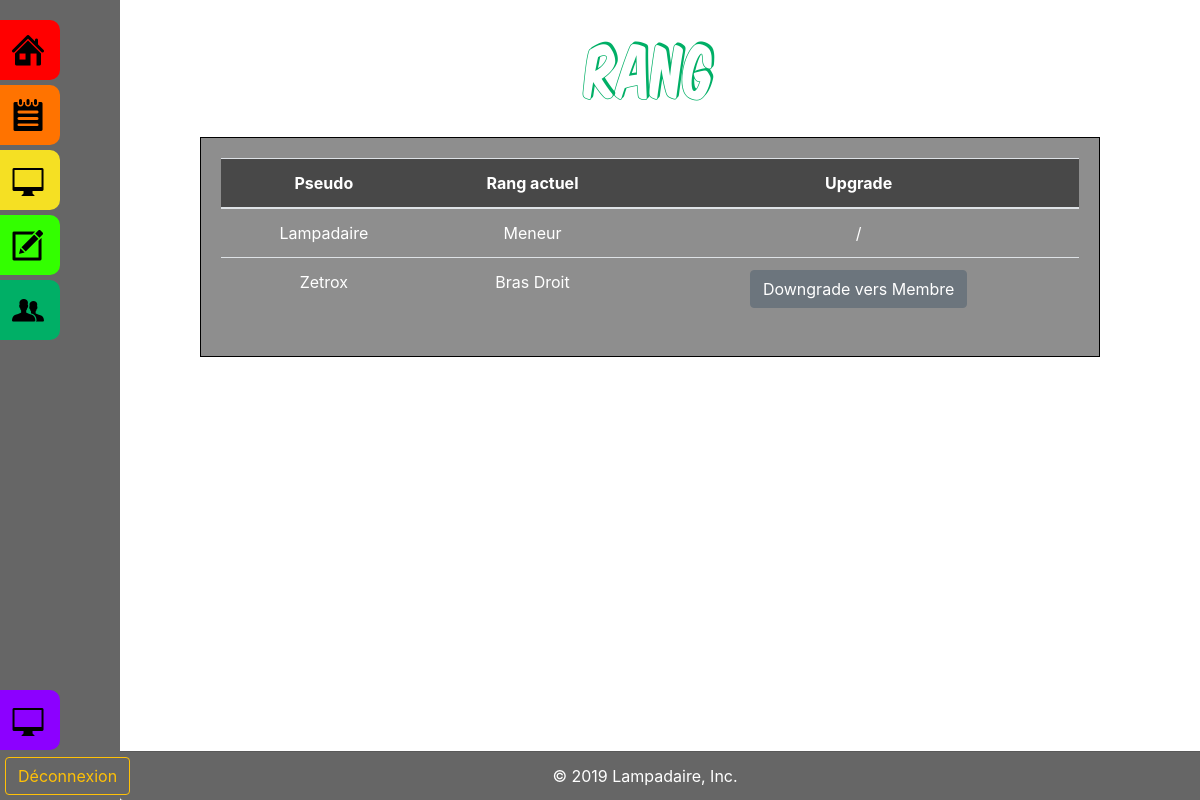
The app's page /modification-rang.php (signed in) with its own data.
### tables this page shows
CREATE TABLE IF NOT EXISTS `membres` (
  `id` int(11) NOT NULL AUTO_INCREMENT,
  `id_rang` int(11) NOT NULL DEFAULT '1',
  `pseudo` varchar(50) NOT NULL,
  `mdp` varchar(200) NOT NULL,
  `mail` varchar(255) NOT NULL,
  `classe_principale` varchar(255) NOT NULL,
  `bio` varchar(250) DEFAULT NULL,
  `prenom` varchar(50) NOT NULL,
  `etude` varchar(50) DEFAULT NULL,
  `travail` varchar(50) DEFAULT NULL,
  `region` varchar(50) DEFAULT NULL,
  `date_inscription` datetime NOT NULL DEFAULT CURRENT_TIMESTAMP,
  PRIMARY KEY (`id`),
  UNIQUE KEY `mail` (`mail`),
  UNIQUE KEY `pseudo` (`pseudo`),
  KEY `id_rang` (`id_rang`)
);

CREATE TABLE IF NOT EXISTS `rang` (
  `id` int(11) NOT NULL AUTO_INCREMENT,
  `nom` varchar(255) DEFAULT NULL,
  PRIMARY KEY (`id`),
  UNIQUE KEY `nom` (`nom`)
);

### modification-rang.php (the view, shortened to what this page needs)
<?php
    require_once 'dbb_connexion.php';
    $membres = mysqli_query($bdd, "SELECT membres.id as id, pseudo, rang.id as id_rang, nom FROM membres INNER JOIN rang ON(membres.id_rang = rang.id) ORDER BY pseudo ASC");
?>
<!DOCTYPE html>
<html>
<head>
    <link rel="stylesheet" type="text/css" media="screen" href="css/bootstrap.css" />
    <link rel="stylesheet" type="text/css" media="screen" href="css/bootstrap.min.css" />
    <link rel="stylesheet" type="text/css" media="screen" href="css/styles.css" />
    <link rel="stylesheet" type="text/css" media="screen" href="css/styles-panel.css" />
</head>
<body>
    <?php require('header-panel.php'); ?>
    <h1 class="titre-page" style="color: rgb(0, 175, 102);">Rang</h1>
    <div class="box">
    <table class="table table-hover">
            <thead>
                <tr>
                    <th scope="col">Pseudo</th>
                    <th scope="col">Rang actuel</th>
                    <th scope="col">Upgrade</th>
                </tr>
            </thead>
            <tbody>
                <?php foreach($membres as $donnees){ ?>
                <tr>
                    <td><?php echo $donnees['pseudo']; ?></td>
                    <td><?php echo $donnees['nom']; ?></td>
                    <td>
                        <form action="" method="POST">
                            <?php if($donnees['id_rang'] == 1){
                                echo '<button type="submit" class="btn btn-primary" name="rang" value="2">Upgrade vers Bras droit</button>';
                            }else if($donnees['id_rang'] == 2){
                                echo '<button type="submit" class="btn btn-secondary" name="rang" value="1">Downgrade vers Membre</button>';
                            }else{
                                echo '/';
                            } ?>
                        </form>
                    </td>
                </tr>
                <?php } ?>
            </tbody>
        </table>
    </div>
    <?php include('footer.php'); ?>
</body>
</html>

### css/styles.css (style rules this page uses)
body { background-color: white; background-image: url('../icons/fond.jpg'); background-repeat: no-repeat; background-attachment: fixed; background-size: cover; color: white; }
h1.titre-page { padding-top: 25px; padding-bottom: 20px; padding-left: 100px; font-size: 70px; font-family: KOMTITS; text-align: center; }

### css/styles-panel.css (style rules this page uses)
.box { margin-left: 200px; margin-right: 100px; margin-bottom: 25px; padding: 20px; border: 1px black solid; text-align: center; background-color: rgba(0, 0, 0, 0.445); }
th[scope="col"] { color: white; font-weight: bolder; background-color: rgba(0, 0, 0, 0.493); }
th, td { color: white; }
td { text-align: center; }

### records on screen
membres: pseudo "Lampadaire", id_rang.nom "Meneur"
membres: pseudo "Zetrox", id_rang.nom "Bras Droit", shows "Downgrade vers Membre"

### other values on screen
$Footer "© 2019 Lampadaire, Inc."
